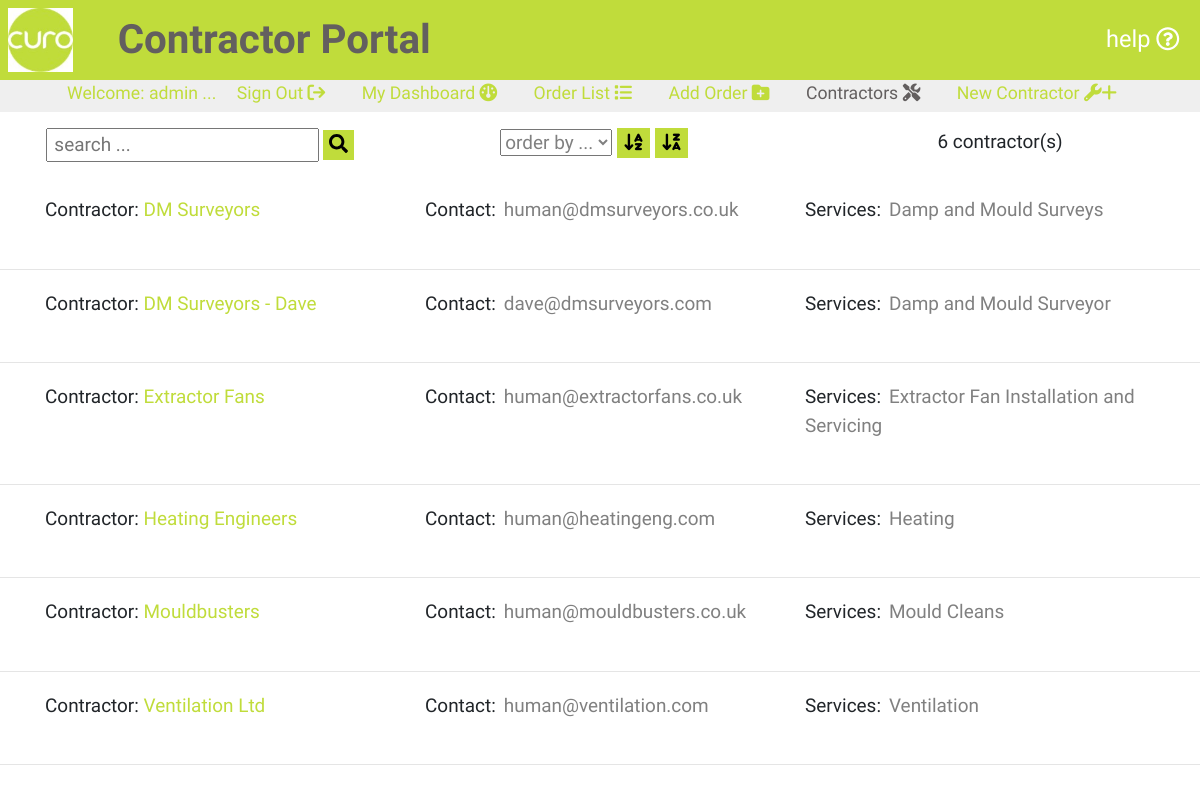
Before: /contractors001/ (signed in) with the older database file.
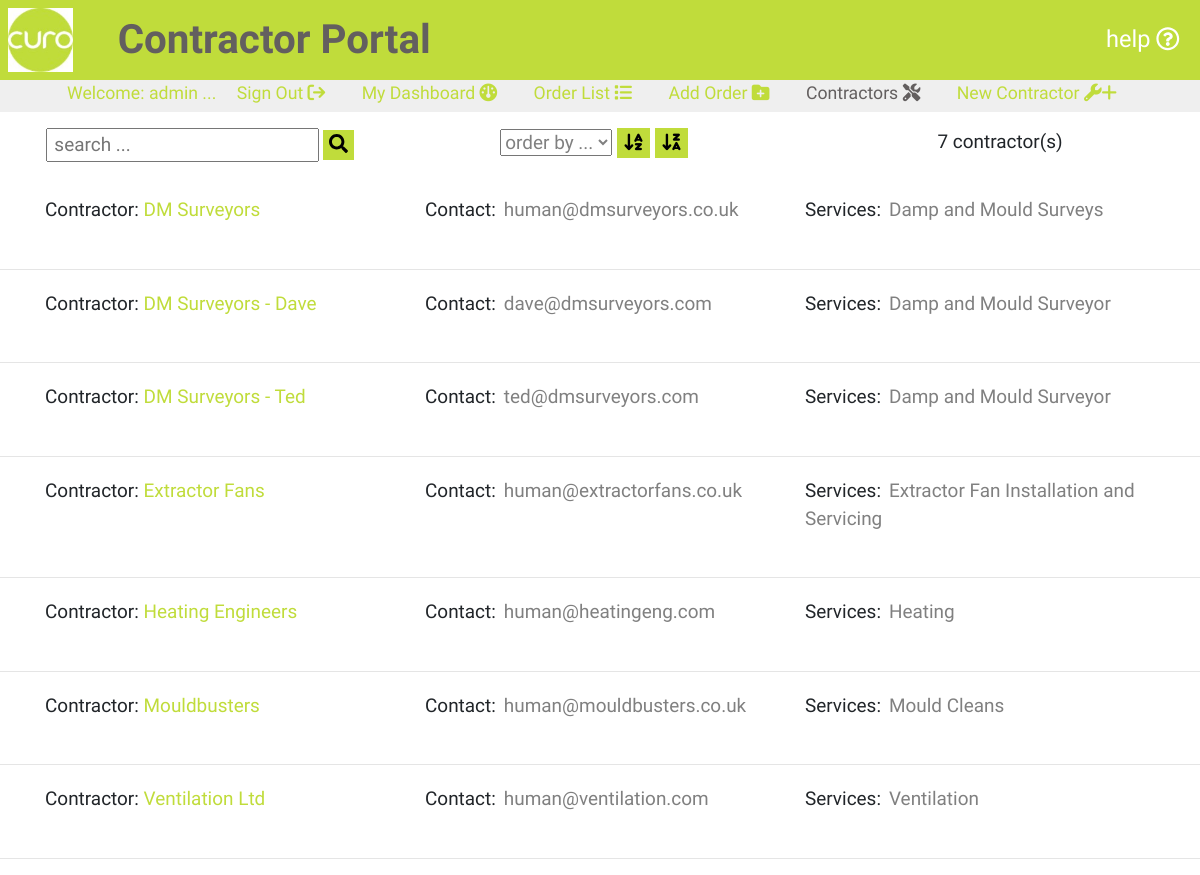
After: the same page with the newer database file.
### portal001/models.py (models this page shows, shortened)
class Contractors(models.Model):
    class Meta:
        verbose_name_plural = 'Contractors'
    contractor = models.CharField(max_length=254, null=False, primary_key=True)
    secondaryContact = models.EmailField(max_length=254, unique=True)
    services = models.CharField(max_length=9999, null=True, blank=True)

### contractors001/views.py (the view)
# urls.py: path('', views.curoContractors, name='curoContractors'),
def curoContractors(request):
    contractorlist = Contractors.objects.all().order_by('contractor')
    contractor_list_length = contractorlist.count()
    page = 'contractorlist'
    context = {
        'contractorlist': contractorlist,
        'contractor_list_length': contractor_list_length,
        'page': page,
    }
    return render(request, 'curo/contractorlist.html', context)

### contractors001/templates/curo/contractorlist.html (shortened to what this page needs)
{% extends "basemodule001.html" %}
{% load static %}
{% block content %}
    {% if user.is_authenticated %}
        <section id="textsection">
            {% if user.is_authenticated %}
                <div class ="row mt-3 mb-3 searchform">
                    <div class="col-lg-4 mb-2">
                        <form action="{% url 'searchContractors' %}" method="GET" id="search_form" >
                            <input class="search-input text-blue text-xs" type="text" name="search_string" id="search_string" placeholder=" search ..." maxlength="50">
                            <button class="mt-0 text-center" type="submit" onclick="return validateSearch();">
                                <i class="fas fa-search"></i>
                            </button>
                        </form>
                    </div>
                    <div class="col-lg-4">
                        <form action="{% url 'orderContractors' %}" method="GET" id="order_field_form" >
                            <select class="search-input text-blue text-xs" type="text" name="order_field" id="order_field" placeholder=" order by ..." maxlength="50">
                                <option value="blank">order by ...</option>
                            </select>
                            <button class="mt-0 text-center" type="submit" onclick="return orderAz();">
                                <i class="fa-solid fa-arrow-down-a-z"></i>
                            </button>
                            <button class="mt-0 text-center" type="submit" onclick="return orderZa();">
                                <i class="fa-solid fa-arrow-down-z-a"></i>
                            </button>
                        </form>
                    </div>
                    <div class="col-lg-4">
                        <p class="">{{ contractor_list_length }} contractor(s)</p>
                    </div>
                </div>
                {% for contractor in contractorlist %}
                    <div class="orderlist ml-auto mr-auto">
                        <div class ="row">
                            <div class="col-lg-4">
                                <p class="pb-0 pl-0 mt-1 mb-1">Contractor: <a class="orange-highlight" href ="{% url 'selectContractor' contractor.contractor %}">{{ contractor.contractor }}</a></p>
                            </div>
                            <div class="col-lg-4">
                                <div class="mt-1 mb-1">Contact:<span class="orderlistspan pl-2 pr-2 mb-4">{{ contractor.secondaryContact }}</span></div>
                            </div>
                            <div class="col-lg-4">
                                <div class="mt-1 mb-1">Services:<span class="orderlistspan pl-2 pr-2 mb-4">{{ contractor.services }}</span></div>
                            </div>
                        </div>
                    </div>
                    <br>
                    <hr>
                {% endfor %}
            {% endif %}
        </section>
    {% endif %}
{% endblock %}

### templates/basemodule001.html (shortened to what this page needs)
{% load static %}
<!doctype html>
<html lang="en">
  <head>
    {% block corecss %}
        <link rel="stylesheet" href="https://maxcdn.bootstrapcdn.com/bootstrap/4.1.3/css/bootstrap.min.css">
        <link rel="stylesheet" href="https://use.fontawesome.com/releases/v5.6.1/css/all.css">
        <link href="{% static 'css/stylescuro.css' %}" rel="stylesheet" />
    {% endblock %}
<body class="ml-0">
    {% include 'includes/templates/navbarcuro.html' %}
    {% include 'includes/templates/topper.html' %}
    {% block content %}
    {% endblock %}
</body>
</html>

### templates/includes/templates/navbarcuro.html
<nav class="sticky-top">
    <div class="mr-auto ml-0 d-inline">
        <img id="brandimage" src="{{ MEDIA_URL }}assets\img\brandcuro.jpg" alt="curo brand image"
        data-toggle="modal" data-target="#homeModal">
        <span class="navtitle">Contractor Portal</span>
    </div>
    <button type="button" id="helpbtn" class="btn ml-auto mr-0 d-inline float-right align-vertically" data-toggle="modal" data-target="#helpModal">
        help <i class="far fa-question-circle"></i>
    </button>
  </nav>

### templates/includes/templates/topper.html (shortened to what this page needs)
<div id="topper" class="d-block align-vertically align-horizontally">
    {% if user.is_authenticated %}
    <p class="d-none d-lg-block paramedium ml-auto mr-auto">Welcome: <span id="user-name">{{ user.username }}</span> ...
        <a class="mr-3 ml-3" href="{% url 'account_logout' %}"> Sign Out <i class="fa-solid fa-arrow-right-from-bracket"></i></a>
        {% if page == 'dashboard' %}
            <a class="mr-3 ml-3 page" href="{% url 'dashboard' 'all' %}"> My Dashboard <i class="fa-solid fa-gauge"></i></a>
        {% else %}
            <a class="mr-3 ml-3" href="{% url 'dashboard' 'all' %}"> My Dashboard <i class="fa-solid fa-gauge"></i></a>
        {% endif %}
        {% if page == 'orderlist' %}
            <a class="mr-3 ml-3 page" href="{% url 'curo' %}"> Order List<i class="fa-solid fa-list"></i></a>
        {% else %}
            <a class="mr-3 ml-3" href="{% url 'curo' %}"> Order List <i class="fa-solid fa-list"></i></a>
        {% endif %}
        {% for group in user.groups.all %}
            {% if group.name == 'Edit' %}
                {% if page == 'ordernew' %}
                    <a class="mr-3 ml-3 page" href="{% url 'createOrder' %}"> Add Order <i class="fa-solid fa-folder-plus"></i></a>
                {% else %}
                    <a class="mr-3 ml-3" href="{% url 'createOrder' %}"> Add Order <i class="fa-solid fa-folder-plus"></i></a>
                {% endif %}
            {% endif %}
        {% endfor %}
        {% if page == 'contractorlist' %}
            <a class="mr-3 ml-3 page" href="{% url 'curoContractors' %}"> Contractors <i class="fa-solid fa-screwdriver-wrench"></i></a>
        {% else %}
            <a class="mr-3 ml-3" href="{% url 'curoContractors' %}"> Contractors <i class="fa-solid fa-screwdriver-wrench"></i></a>
        {% endif %}
        {% for group in user.groups.all %}
            {% if group.name == 'Edit' %}
                {% if contractorlist %}
                    {% if page == 'contractornew' %}
                        <a class="mr-3 ml-3 page" href="{% url 'newContractor' %}"> New Contractor <i class="fa-solid fa-wrench">+</i></a>
                    {% else %}
                        <a class="mr-3 ml-3" href="{% url 'newContractor' %}"> New Contractor <i class="fa-solid fa-wrench">+</i></a>
                    {% endif %}
                {% endif %}
            {% endif %}
        {% endfor %}
    </p>
    {% else %}
    <p class="paramedium">Welcome: Please sign in to continue ...
        <a class="mr-3 ml-3" href ="{% url 'account_login' %}"> Sign In <i class="fa-solid fa-arrow-right-to-bracket"></i></a>
    </p>
    {% endif %}
</div>

### static/css/stylescuro.css (style rules this page uses)
body, html { padding: 0; margin: 0; }
.align-vertically { display: flex; align-items: center; justify-content: center; }
a { background-color: transparent; color: #ffffff; }
.orange-highlight, .order-number { color: #C0DC3B; }
.row { margin-right: 0; margin-left: 0; }
nav { padding: 1vh; background-color: #C0DC3B; font-family: 'Cairo', sans-serif; font-size: calc(2.5vh + (27.5 - 2.5) * ((100vw - 300px) / 1620)); height: 10vh; }
#brandimage { height: 8vh; }
#helpbtn { background-color: transparent; border: none; height: 8vh; color: #ffffff; font-size: calc(14px + (22 - 14) * ((100vw - 300px) / 1620)); }
.navtitle { color: #635F5F; font-weight: bold; vertical-align: middle; padding-left: 3vw; }
#textsection, #certsection { background-color: #ffffff; font-family: 'Cairo', sans-serif; text-align: center; min-height: 82.5vh; }
#topper, #topper a { background-color: #EFEFEF; color: #C0DC3B; height: 4vh; text-align: center; font-family: 'Cairo', sans-serif; }
#topper .page, #topper a .page { color: #635F5F !important; }
#textsection p { padding: 0 2.5vh 2.5vh; margin: 0; }
#textsection button { margin-top: 2.5vh; background-color: #C0DC3B; border: none; font-size: calc(2.5vh + (10 - 2.5) * ((100vw - 300px) / 1620)); }
.orderlist { width: 95vw; }
.orderlist p, .orderlist div { text-align: left; list-style-type: none; }
#textsection .orderlist p { padding-left: 15px; }
.orderlist .orderlistspan, .search-input { color: gray; }
@media screen and (min-width: 359px) { .navtitle { font-size: calc(3vh + (15 - 5) * ((100vw - 300px) / 1620)); } }
@media screen and (min-width: 768px) { #helpbtn { font-size: calc(2.5vh + (5 - 2.5) * ((100vw - 768px) / 300)); } }
@media screen and (min-width: 768px) { .navtitle { font-size: calc(4vh + (20 - 5) * ((100vw - 300px) / 1620)); } }

Changed rows visible on the page:
added Contractors: contractor "DM Surveyors - Ted", secondaryContact "ted@dmsurveyors.com", services "Damp and Mould Surveyor"
Other visible differences:
{{ contractor_list_length }}: "6" → "7"
